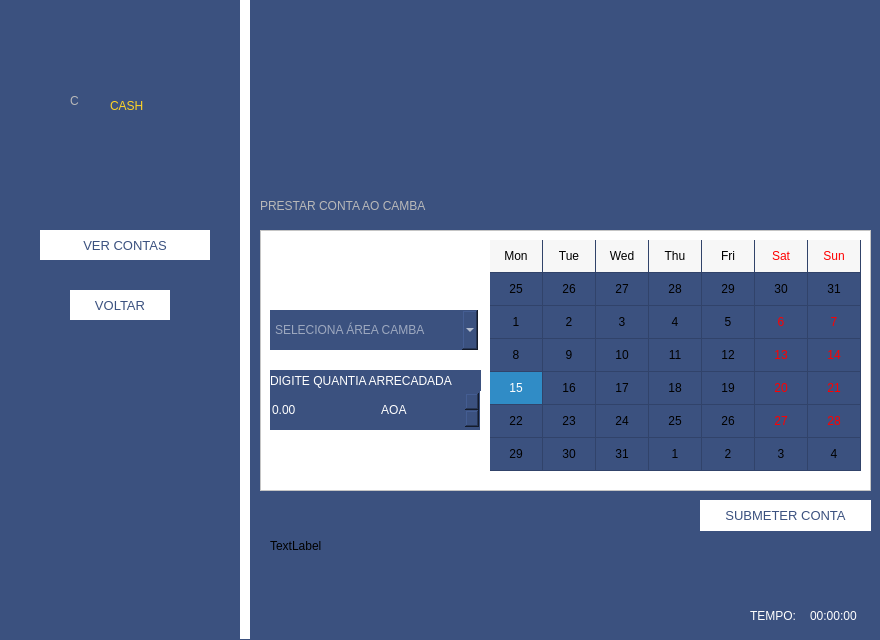
<?xml version="1.0" encoding="UTF-8"?>
<ui version="4.0">
 <class>areacash</class>
 <widget class="QDialog" name="areacash">
  <property name="geometry">
   <rect>
    <x>0</x>
    <y>0</y>
    <width>880</width>
    <height>640</height>
   </rect>
  </property>
  <property name="minimumSize">
   <size>
    <width>880</width>
    <height>640</height>
   </size>
  </property>
  <property name="maximumSize">
   <size>
    <width>880</width>
    <height>640</height>
   </size>
  </property>
  <property name="windowTitle">
   <string>Dialog</string>
  </property>
  <property name="styleSheet">
   <string notr="true">background-color:rgb(59, 81, 127);</string>
  </property>
  <widget class="Line" name="line">
   <property name="geometry">
    <rect>
     <x>240</x>
     <y>0</y>
     <width>10</width>
     <height>639</height>
    </rect>
   </property>
   <property name="minimumSize">
    <size>
     <width>10</width>
     <height>0</height>
    </size>
   </property>
   <property name="maximumSize">
    <size>
     <width>10</width>
     <height>16777215</height>
    </size>
   </property>
   <property name="styleSheet">
    <string notr="true">background-color:white;
border:none;</string>
   </property>
   <property name="orientation">
    <enum>Qt::Vertical</enum>
   </property>
  </widget>
  <widget class="QLabel" name="label_3">
   <property name="geometry">
    <rect>
     <x>70</x>
     <y>70</y>
     <width>41</width>
     <height>61</height>
    </rect>
   </property>
   <property name="cursor">
    <cursorShape>PointingHandCursor</cursorShape>
   </property>
   <property name="styleSheet">
    <string notr="true">font: 600 45pt &quot;Segoe UI Semibold&quot;;
color: rgb(185, 185, 185);
</string>
   </property>
   <property name="text">
    <string>C</string>
   </property>
  </widget>
  <widget class="QLabel" name="label_4">
   <property name="geometry">
    <rect>
     <x>110</x>
     <y>90</y>
     <width>61</width>
     <height>31</height>
    </rect>
   </property>
   <property name="cursor">
    <cursorShape>PointingHandCursor</cursorShape>
   </property>
   <property name="styleSheet">
    <string notr="true">font: 900 15pt &quot;Segoe UI&quot;;
color: rgb(255, 212, 38);</string>
   </property>
   <property name="text">
    <string>CASH</string>
   </property>
  </widget>
  <widget class="QPushButton" name="pushButton_conta_2">
   <property name="geometry">
    <rect>
     <x>700</x>
     <y>500</y>
     <width>171</width>
     <height>31</height>
    </rect>
   </property>
   <property name="font">
    <font>
     <family>Segoe UI</family>
     <pointsize>10</pointsize>
     <italic>false</italic>
     <bold>false</bold>
    </font>
   </property>
   <property name="cursor">
    <cursorShape>PointingHandCursor</cursorShape>
   </property>
   <property name="styleSheet">
    <string notr="true">border:1px solid white;
font: 10pt &quot;Segoe UI&quot;;
background-color:white;
color:rgb(59,81,127);</string>
   </property>
   <property name="text">
    <string>SUBMETER CONTA</string>
   </property>
  </widget>
  <widget class="QLabel" name="label">
   <property name="geometry">
    <rect>
     <x>810</x>
     <y>600</y>
     <width>51</width>
     <height>31</height>
    </rect>
   </property>
   <property name="styleSheet">
    <string notr="true">font: 10pt &quot;Segoe UI&quot;;
color: white;</string>
   </property>
   <property name="text">
    <string>00:00:00</string>
   </property>
  </widget>
  <widget class="QLabel" name="label_5">
   <property name="geometry">
    <rect>
     <x>750</x>
     <y>600</y>
     <width>51</width>
     <height>31</height>
    </rect>
   </property>
   <property name="cursor">
    <cursorShape>PointingHandCursor</cursorShape>
   </property>
   <property name="styleSheet">
    <string notr="true">font: 10pt &quot;Segoe UI&quot;;
color: white;</string>
   </property>
   <property name="text">
    <string>TEMPO:</string>
   </property>
  </widget>
  <widget class="QPushButton" name="pushButton">
   <property name="geometry">
    <rect>
     <x>70</x>
     <y>290</y>
     <width>100</width>
     <height>30</height>
    </rect>
   </property>
   <property name="minimumSize">
    <size>
     <width>100</width>
     <height>30</height>
    </size>
   </property>
   <property name="maximumSize">
    <size>
     <width>100</width>
     <height>30</height>
    </size>
   </property>
   <property name="font">
    <font>
     <family>Segoe UI</family>
     <pointsize>10</pointsize>
     <italic>false</italic>
     <bold>false</bold>
    </font>
   </property>
   <property name="cursor">
    <cursorShape>PointingHandCursor</cursorShape>
   </property>
   <property name="styleSheet">
    <string notr="true">border:1px solid white;
font: 10pt &quot;Segoe UI&quot;;
background-color:white;
color:rgb(59,81,127);</string>
   </property>
   <property name="text">
    <string>VOLTAR</string>
   </property>
  </widget>
  <widget class="QPushButton" name="pushButton_conta">
   <property name="geometry">
    <rect>
     <x>40</x>
     <y>230</y>
     <width>170</width>
     <height>30</height>
    </rect>
   </property>
   <property name="minimumSize">
    <size>
     <width>170</width>
     <height>30</height>
    </size>
   </property>
   <property name="maximumSize">
    <size>
     <width>0</width>
     <height>16777215</height>
    </size>
   </property>
   <property name="font">
    <font>
     <family>Segoe UI</family>
     <pointsize>10</pointsize>
     <italic>false</italic>
     <bold>false</bold>
    </font>
   </property>
   <property name="cursor">
    <cursorShape>PointingHandCursor</cursorShape>
   </property>
   <property name="styleSheet">
    <string notr="true">border:1px solid white;
font: 10pt &quot;Segoe UI&quot;;
background-color:white;
color:rgb(59,81,127);</string>
   </property>
   <property name="text">
    <string>VER CONTAS</string>
   </property>
  </widget>
  <widget class="QUndoView" name="undoView">
   <property name="geometry">
    <rect>
     <x>260</x>
     <y>230</y>
     <width>611</width>
     <height>261</height>
    </rect>
   </property>
   <property name="font">
    <font>
     <bold>true</bold>
    </font>
   </property>
   <property name="styleSheet">
    <string notr="true">background-color: rgb(255, 255, 255);</string>
   </property>
  </widget>
  <widget class="QCalendarWidget" name="calendar">
   <property name="geometry">
    <rect>
     <x>490</x>
     <y>240</y>
     <width>371</width>
     <height>231</height>
    </rect>
   </property>
   <property name="cursor">
    <cursorShape>PointingHandCursor</cursorShape>
   </property>
   <property name="styleSheet">
    <string notr="true">
color:black;</string>
   </property>
   <property name="gridVisible">
    <bool>true</bool>
   </property>
   <property name="selectionMode">
    <enum>QCalendarWidget::SingleSelection</enum>
   </property>
   <property name="horizontalHeaderFormat">
    <enum>QCalendarWidget::ShortDayNames</enum>
   </property>
   <property name="verticalHeaderFormat">
    <enum>QCalendarWidget::NoVerticalHeader</enum>
   </property>
   <property name="navigationBarVisible">
    <bool>false</bool>
   </property>
  </widget>
  <widget class="QComboBox" name="boxarea">
   <property name="geometry">
    <rect>
     <x>270</x>
     <y>310</y>
     <width>208</width>
     <height>40</height>
    </rect>
   </property>
   <property name="minimumSize">
    <size>
     <width>208</width>
     <height>40</height>
    </size>
   </property>
   <property name="maximumSize">
    <size>
     <width>208</width>
     <height>40</height>
    </size>
   </property>
   <property name="cursor">
    <cursorShape>PointingHandCursor</cursorShape>
   </property>
   <property name="styleSheet">
    <string notr="true">border:none;
color: rgb(255, 255, 255);


</string>
   </property>
   <property name="placeholderText">
    <string>SELECIONA ÁREA CAMBA</string>
   </property>
   <item>
    <property name="text">
     <string>SELECIONE LOJA...</string>
    </property>
   </item>
   <item>
    <property name="text">
     <string>BAR</string>
    </property>
   </item>
   <item>
    <property name="text">
     <string>BARBEARIA</string>
    </property>
   </item>
   <item>
    <property name="text">
     <string>LOJA ZAP</string>
    </property>
   </item>
   <item>
    <property name="text">
     <string>SALÃO  DE BELEZA</string>
    </property>
   </item>
  </widget>
  <widget class="QDoubleSpinBox" name="boxmoney">
   <property name="geometry">
    <rect>
     <x>270</x>
     <y>390</y>
     <width>210</width>
     <height>40</height>
    </rect>
   </property>
   <property name="minimumSize">
    <size>
     <width>210</width>
     <height>40</height>
    </size>
   </property>
   <property name="maximumSize">
    <size>
     <width>210</width>
     <height>40</height>
    </size>
   </property>
   <property name="styleSheet">
    <string notr="true">border:none;
font: 12pt &quot;Segoe UI&quot;;
color: rgb(255, 255, 255);</string>
   </property>
   <property name="suffix">
    <string>                          AOA</string>
   </property>
   <property name="maximum">
    <double>100000000.000000000000000</double>
   </property>
   <property name="stepType">
    <enum>QAbstractSpinBox::DefaultStepType</enum>
   </property>
  </widget>
  <widget class="QLabel" name="label_7">
   <property name="geometry">
    <rect>
     <x>270</x>
     <y>370</y>
     <width>211</width>
     <height>21</height>
    </rect>
   </property>
   <property name="cursor">
    <cursorShape>PointingHandCursor</cursorShape>
   </property>
   <property name="styleSheet">
    <string notr="true">font: 10pt &quot;Segoe UI&quot;;
color: white;</string>
   </property>
   <property name="text">
    <string>DIGITE QUANTIA ARRECADADA</string>
   </property>
  </widget>
  <widget class="QLabel" name="label_8">
   <property name="geometry">
    <rect>
     <x>260</x>
     <y>190</y>
     <width>381</width>
     <height>31</height>
    </rect>
   </property>
   <property name="cursor">
    <cursorShape>PointingHandCursor</cursorShape>
   </property>
   <property name="styleSheet">
    <string notr="true">font: 15pt &quot;Segoe UI &quot;;
color: rgb(185, 185, 185);
</string>
   </property>
   <property name="text">
    <string>PRESTAR CONTA AO CAMBA</string>
   </property>
  </widget>
  <widget class="QLabel" name="label_test">
   <property name="geometry">
    <rect>
     <x>270</x>
     <y>520</y>
     <width>281</width>
     <height>51</height>
    </rect>
   </property>
   <property name="text">
    <string>TextLabel</string>
   </property>
  </widget>
 </widget>
 <resources/>
 <connections/>
</ui>
